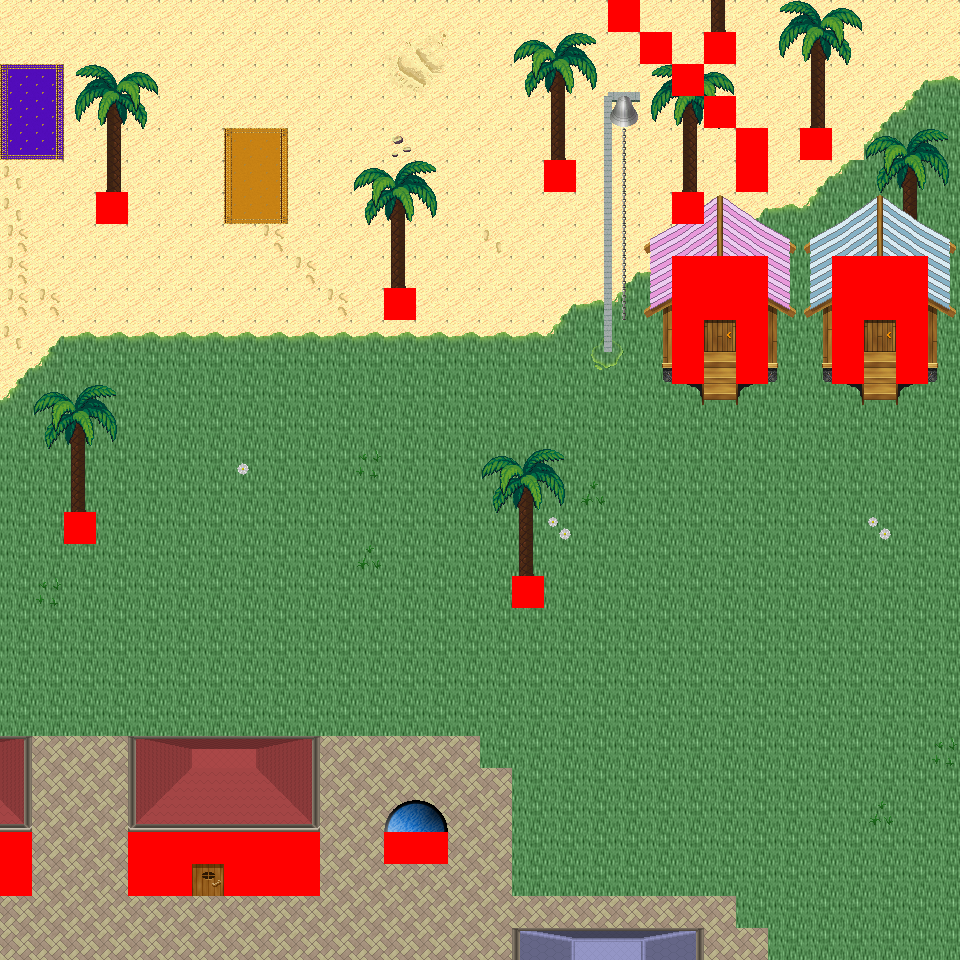

This is a level from a 2D game, rendered from its Tiled map with the project's own tilesets. A one-line summary and the map file follow, with tile-layer data summarised:
An orthogonal 30x30 tile map with 32x32 px tiles, 6 tile layers (Ground, Object, Object2, Above, ...), 57 tilesets and 6 objects (6x mapExit).

<map version="1.0" orientation="orthogonal" renderorder="right-down" width="30" height="30" tilewidth="32" tileheight="32" nextobjectid="7">
  <tileset firstgid="1" name="tileset_logic_collision" tilewidth="32" tileheight="32" tilecount="1" columns="1">
    <image source="../drawable/tileset_logic_collision.png" width="32" height="32" />
  </tileset>
  <tileset firstgid="2" name="tileset_ground_ground" tilewidth="32" tileheight="32" tilecount="33" columns="3">
    <image source="../drawable/tileset_ground_ground.png" width="96" height="352" />
  </tileset>
  <tileset firstgid="35" name="tileset_ground_water_pool" tilewidth="32" tileheight="32" tilecount="72" columns="3">
    <image source="../drawable/tileset_ground_water_pool.png" width="96" height="768" />
  </tileset>
  <tileset firstgid="107" name="tileset_furniture_carpet_plain_colours" tilewidth="32" tileheight="32" tilecount="10" columns="10">
    <image source="../drawable/tileset_furniture_carpet_plain_colours.png" width="320" height="32" />
  </tileset>
  <tileset firstgid="117" name="tileset_ground_brown_paving" tilewidth="32" tileheight="32" tilecount="2" columns="2">
    <image source="../drawable/tileset_ground_brown_paving.png" width="64" height="32" />
  </tileset>
  <tileset firstgid="119" name="tileset_ground_water_water" tilewidth="32" tileheight="32" tilecount="24" columns="3">
    <image source="../drawable/tileset_ground_water_water.png" width="96" height="256" />
  </tileset>
  <tileset firstgid="143" name="tileset_building_fence_fence_chunky" tilewidth="32" tileheight="32" tilecount="21" columns="3">
    <image source="../drawable/tileset_building_fence_fence_chunky.png" width="96" height="224" />
  </tileset>
  <tileset firstgid="164" name="tileset_ground_water_pool_corners" tilewidth="32" tileheight="32" tilecount="72" columns="3">
    <image source="../drawable/tileset_ground_water_pool_corners.png" width="96" height="768" />
  </tileset>
  <tileset firstgid="236" name="tileset_ground_grass_edges" tilewidth="32" tileheight="32" tilecount="36" columns="12">
    <image source="../drawable/tileset_ground_grass_edges.png" width="384" height="96" />
  </tileset>
  <tileset firstgid="272" name="tileset_ground_grass_corners" tilewidth="32" tileheight="32" tilecount="24" columns="6">
    <image source="../drawable/tileset_ground_grass_corners.png" width="192" height="128" />
  </tileset>
  <tileset firstgid="296" name="tileset_plant_grasses" tilewidth="32" tileheight="32" tilecount="6" columns="3">
    <image source="../drawable/tileset_plant_grasses.png" width="96" height="64" />
  </tileset>
  <tileset firstgid="302" name="tileset_plant_flower_daisy_white" tilewidth="32" tileheight="32" tilecount="8" columns="2">
    <image source="../drawable/tileset_plant_flower_daisy_white.png" width="64" height="128" />
  </tileset>
  <tileset firstgid="310" name="tileset_building_door_door_w" tilewidth="32" tileheight="32" tilecount="6" columns="2">
    <image source="../drawable/tileset_building_door_door_w.png" width="64" height="96" />
  </tileset>
  <tileset firstgid="316" name="tileset_building_wall_wood" tilewidth="32" tileheight="32" tilecount="16" columns="4">
    <image source="../drawable/tileset_building_wall_wood.png" width="128" height="128" />
  </tileset>
  <tileset firstgid="332" name="tileset_building_door_door_e" tilewidth="32" tileheight="32" tilecount="6" columns="2">
    <image source="../drawable/tileset_building_door_door_e.png" width="64" height="96" />
  </tileset>
  <tileset firstgid="338" name="tileset_ground_ground_2" tilewidth="32" tileheight="32" tilecount="4" columns="4">
    <image source="../drawable/tileset_ground_ground_2.png" width="128" height="32" />
  </tileset>
  <tileset firstgid="342" name="tileset_building_wall_stone" tilewidth="32" tileheight="32" tilecount="12" columns="3">
    <image source="../drawable/tileset_building_wall_stone.png" width="96" height="128" />
  </tileset>
  <tileset firstgid="354" name="tileset_building_wall_wall_brown" tilewidth="32" tileheight="32" tilecount="12" columns="3">
    <image source="../drawable/tileset_building_wall_wall_brown.png" width="96" height="128" />
  </tileset>
  <tileset firstgid="366" name="tileset_building_door_door_n" tilewidth="32" tileheight="32" tilecount="6" columns="3">
    <image source="../drawable/tileset_building_door_door_n.png" width="96" height="64" />
  </tileset>
  <tileset firstgid="372" name="tileset_building_church" tilewidth="32" tileheight="32" tilecount="56" columns="8">
    <image source="../drawable/tileset_building_church.png" width="256" height="224" />
  </tileset>
  <tileset firstgid="428" name="tileset_building_castle" tilewidth="32" tileheight="32" tilecount="320" columns="20">
    <image source="../drawable/tileset_building_castle.png" width="640" height="512" />
  </tileset>
  <tileset firstgid="748" name="tileset_plant_cactus" tilewidth="32" tileheight="32" tilecount="2" columns="1">
    <image source="../drawable/tileset_plant_cactus.png" width="32" height="64" />
  </tileset>
  <tileset firstgid="750" name="tileset_plant_stump_small_stump" tilewidth="32" tileheight="32" tilecount="4" columns="2">
    <image source="../drawable/tileset_plant_stump_small_stump.png" width="64" height="64" />
  </tileset>
  <tileset firstgid="754" name="tileset_furniture_carpet_rug_border" tilewidth="32" tileheight="32" tilecount="9" columns="3">
    <image source="../drawable/tileset_furniture_carpet_rug_border.png" width="96" height="96" />
  </tileset>
  <tileset firstgid="763" name="tileset_building_window_window_right" tilewidth="32" tileheight="32" tilecount="2" columns="2">
    <image source="../drawable/tileset_building_window_window_right.png" width="64" height="32" />
  </tileset>
  <tileset firstgid="765" name="tileset_item_statue_fairypool" tilewidth="32" tileheight="32" tilecount="16" columns="2">
    <image source="../drawable/tileset_item_statue_fairypool.png" width="64" height="256" />
  </tileset>
  <tileset firstgid="781" name="tileset_furniture_table_long_front_on" tilewidth="32" tileheight="32" tilecount="3" columns="1">
    <image source="../drawable/tileset_furniture_table_long_front_on.png" width="32" height="96" />
  </tileset>
  <tileset firstgid="784" name="tileset_building_decoration_blue_circle" tilewidth="32" tileheight="32" tilecount="4" columns="2">
    <image source="../drawable/tileset_building_decoration_blue_circle.png" width="64" height="64" />
  </tileset>
  <tileset firstgid="788" name="tileset_building_wall_bricked_edges" tilewidth="32" tileheight="32" tilecount="25" columns="5">
    <image source="../drawable/tileset_building_wall_bricked_edges.png" width="160" height="160" />
  </tileset>
  <tileset firstgid="813" name="tileset_item_corpse_skull_pale" tilewidth="32" tileheight="32" tilecount="2" columns="2">
    <image source="../drawable/tileset_item_corpse_skull_pale.png" width="64" height="32" />
  </tileset>
  <tileset firstgid="815" name="tileset_item_corpse_huge_animal" tilewidth="32" tileheight="32" tilecount="16" columns="2">
    <image source="../drawable/tileset_item_corpse_huge_animal.png" width="64" height="256" />
  </tileset>
  <tileset firstgid="831" name="tileset_item_sign_large" tilewidth="32" tileheight="32" tilecount="15" columns="5">
    <image source="../drawable/tileset_item_sign_large.png" width="160" height="96" />
  </tileset>
  <tileset firstgid="846" name="tileset_building_roof_yellow" tilewidth="32" tileheight="32" tilecount="20" columns="5">
    <image source="../drawable/tileset_building_roof_yellow.png" width="160" height="128" />
  </tileset>
  <tileset firstgid="866" name="tileset_building_roof_red" tilewidth="32" tileheight="32" tilecount="20" columns="5">
    <image source="../drawable/tileset_building_roof_red.png" width="160" height="128" />
  </tileset>
  <tileset firstgid="886" name="tileset_building_roof_green" tilewidth="32" tileheight="32" tilecount="20" columns="5">
    <image source="../drawable/tileset_building_roof_green.png" width="160" height="128" />
  </tileset>
  <tileset firstgid="906" name="tileset_building_roof_blue" tilewidth="32" tileheight="32" tilecount="20" columns="5">
    <image source="../drawable/tileset_building_roof_blue.png" width="160" height="128" />
  </tileset>
  <tileset firstgid="926" name="tileset_logic_creature_animal" tilewidth="32" tileheight="32" tilecount="32" columns="8">
    <image source="../drawable/tileset_logic_creature_animal.png" width="256" height="128" />
  </tileset>
  <tileset firstgid="958" name="tileset_logic_creature_golem" tilewidth="32" tileheight="32" tilecount="4" columns="4">
    <image source="../drawable/tileset_logic_creature_golem.png" width="128" height="32" />
  </tileset>
  <tileset firstgid="962" name="tileset_object_boat" tilewidth="32" tileheight="32" tilecount="42" columns="6">
    <image source="../drawable/tileset_object_boat.png" width="192" height="224" />
  </tileset>
  <tileset firstgid="1004" name="tileset_ground_water_pool_deep" tilewidth="32" tileheight="32" tilecount="72" columns="3">
    <image source="../drawable/tileset_ground_water_pool_deep.png" width="96" height="768" />
  </tileset>
  <tileset firstgid="1076" name="tileset_object_suspension_bridge" tilewidth="32" tileheight="32" tilecount="24" columns="3">
    <image source="../drawable/tileset_object_suspension_bridge.png" width="96" height="256" />
  </tileset>
  <tileset firstgid="1100" name="tileset_plant_tree_palm_trees" tilewidth="32" tileheight="32" tilecount="40" columns="4">
    <image source="../drawable/tileset_plant_tree_palm_trees.png" width="128" height="320" />
  </tileset>
  <tileset firstgid="1140" name="tileset_furniture_table_hotdog_stand" tilewidth="32" tileheight="32" tilecount="20" columns="4">
    <image source="../drawable/tileset_furniture_table_hotdog_stand.png" width="128" height="160" />
  </tileset>
  <tileset firstgid="1160" name="tileset_item_banners_banners" tilewidth="32" tileheight="32" tilecount="6" columns="2">
    <image source="../drawable/tileset_item_banners_banners.png" width="64" height="96" />
  </tileset>
  <tileset firstgid="1166" name="tileset_building_door_closed" tilewidth="32" tileheight="32" tilecount="1" columns="1">
    <image source="../drawable/tileset_building_door_closed.png" width="32" height="32" />
  </tileset>
  <tileset firstgid="1167" name="tileset_building_decoration_numbers" tilewidth="32" tileheight="32" tilecount="20" columns="2">
    <image source="../drawable/tileset_building_decoration_numbers.png" width="64" height="320" />
  </tileset>
  <tileset firstgid="1187" name="tileset_building_decoration_numbers_higher" tilewidth="32" tileheight="32" tilecount="2" columns="2">
    <image source="../drawable/tileset_building_decoration_numbers_higher.png" width="64" height="32" />
  </tileset>
  <tileset firstgid="1189" name="tileset_furniture_light_small_oil_lamp" tilewidth="32" tileheight="32" tilecount="8" columns="2">
    <image source="../drawable/tileset_furniture_light_small_oil_lamp.png" width="64" height="128" />
  </tileset>
  <tileset firstgid="1197" name="tileset_light_light_1x1" tilewidth="32" tileheight="32" tilecount="3" columns="3">
    <image source="../drawable/tileset_light_light_1x1.png" width="96" height="32" />
  </tileset>
  <tileset firstgid="1200" name="tileset_building_roof_straw" tilewidth="32" tileheight="32" tilecount="20" columns="5">
    <image source="../drawable/tileset_building_roof_straw.png" width="160" height="128" />
  </tileset>
  <tileset firstgid="1220" name="tileset_building_huts" tilewidth="32" tileheight="32" tilecount="338" columns="26">
    <image source="../drawable/tileset_building_huts.png" width="832" height="416" />
  </tileset>
  <tileset firstgid="1558" name="tileset_light_light_5x5" tilewidth="32" tileheight="32" tilecount="25" columns="5">
    <image source="../drawable/tileset_light_light_5x5.png" width="160" height="160" />
  </tileset>
  <tileset firstgid="1583" name="tileset_logic_item_sign" tilewidth="32" tileheight="32" tilecount="1" columns="1">
    <image source="../drawable/tileset_logic_item_sign.png" width="32" height="32" />
  </tileset>
  <tileset firstgid="1584" name="tileset_light_door_light" tilewidth="32" tileheight="32" tilecount="12" columns="3">
    <image source="../drawable/tileset_light_door_light.png" width="96" height="128" />
  </tileset>
  <tileset firstgid="1596" name="tileset_ground_sand_1" tilewidth="32" tileheight="32" tilecount="10" columns="2">
    <image source="../drawable/tileset_ground_sand_1.png" width="64" height="160" />
  </tileset>
  <tileset firstgid="1606" name="tileset_ground_sand_2" tilewidth="32" tileheight="32" tilecount="15" columns="5">
    <image source="../drawable/tileset_ground_sand_2.png" width="160" height="96" />
  </tileset>
  <tileset firstgid="1621" name="tileset_logic_creature_reptile" tilewidth="32" tileheight="32" tilecount="7" columns="7">
    <image source="../drawable/tileset_logic_creature_reptile.png" width="224" height="32" />
  </tileset>
  <layer name="Ground" width="30" height="30">
    <data>[900 cells, 900 non-empty, 12 distinct tile ids]</data>
  </layer>
  <layer name="Object" width="30" height="30">
    <data>[900 cells, 99 non-empty, 26 distinct tile ids]</data>
  </layer>
  <layer name="Object2" width="30" height="30">
    <data>[900 cells, 67 non-empty, 38 distinct tile ids]</data>
  </layer>
  <layer name="Above" width="30" height="30">
    <data>[900 cells, 185 non-empty, 86 distinct tile ids]</data>
  </layer>
  <layer name="Above2" width="30" height="30">
    <data>[900 cells, 14 non-empty, 9 distinct tile ids]</data>
  </layer>
  <layer name="Walkable" width="30" height="30">
    <data>[900 cells, 49 non-empty, 1 distinct tile ids]</data>
  </layer>
  <objectgroup name="MapEvents">
    <object id="1" name="north" type="mapExit" x="0" y="0" width="608" height="32">
      <properties>
        <property name="map" value="level_0_x258_y93" />
        <property name="x" value="0" />
        <property name="y" value="28" />
      </properties>
    </object>
    <object id="2" name="north2" type="mapExit" x="640" y="0" width="320" height="32">
      <properties>
        <property name="map" value="level_0_x258_y93" />
        <property name="x" value="20" />
        <property name="y" value="28" />
      </properties>
    </object>
    <object id="3" name="south" type="mapExit" x="0" y="928" width="960" height="32">
      <properties>
        <property name="map" value="level_0_x258_y95" />
        <property name="x" value="0" />
        <property name="y" value="1" />
      </properties>
    </object>
    <object id="4" name="west" type="mapExit" x="0" y="0" width="32" height="832">
      <properties>
        <property name="map" value="level_0_x257_y94" />
        <property name="x" value="28" />
        <property name="y" value="0" />
      </properties>
    </object>
    <object id="5" name="west2" type="mapExit" x="0" y="896" width="32" height="64">
      <properties>
        <property name="map" value="level_0_x257_y94" />
        <property name="x" value="28" />
        <property name="y" value="28" />
      </properties>
    </object>
    <object id="6" name="east" type="mapExit" x="928" y="0" width="32" height="960">
      <properties>
        <property name="map" value="level_0_x259_y94" />
        <property name="x" value="1" />
        <property name="y" value="0" />
      </properties>
    </object>
  </objectgroup>
</map>
